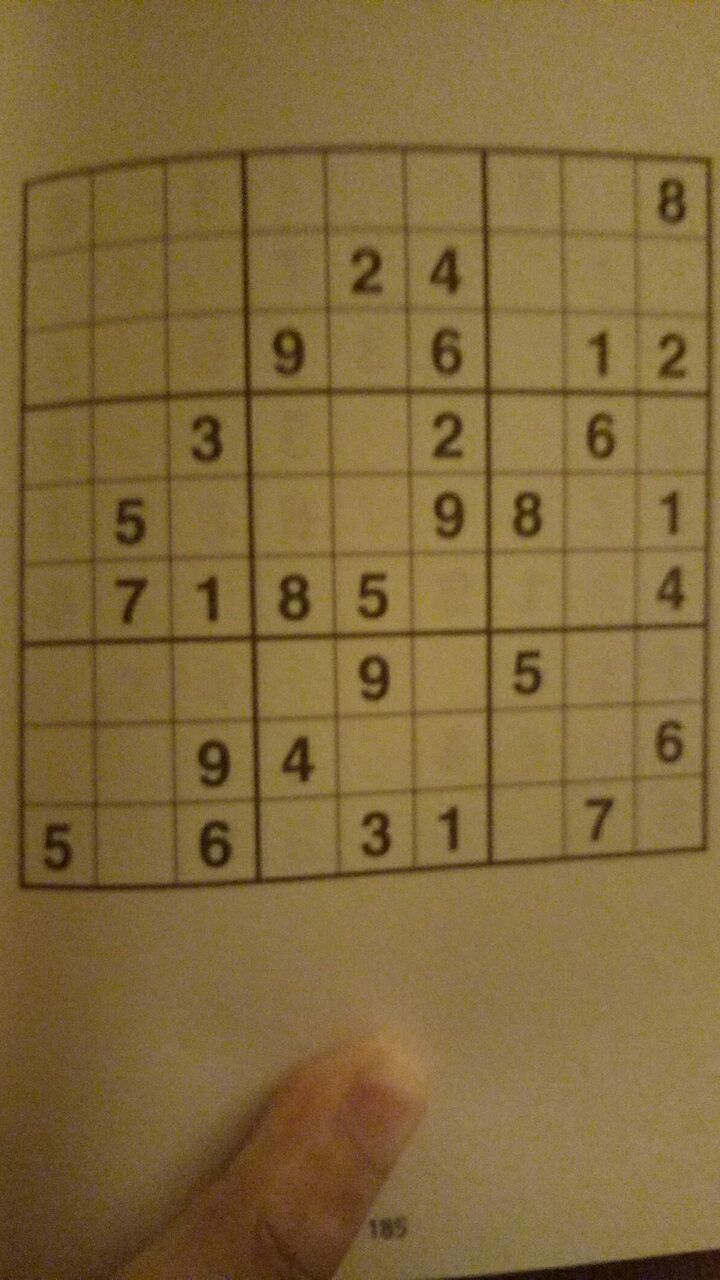
#> input picture puzzle.jpg, 720 x 1280 px
$ python vision.py   (older library calls are emulated)
#> lines starting #> are read from the running program, lines starting #| are printed output that depends on the picture; after the words box and inside, x2 and y2 are one past the last pixel; in counts of white or black regions, pixels touching at a corner belong together
### vision_utils.py
import cv2
import numpy as np
import matplotlib.pyplot as plt

def preprocess(image,  default=19, dilate=True):
    '''
    Darken grid and preliminary thresholding
    '''
    img = cv2.GaussianBlur(image,(5,5),0)
    thresh = cv2.adaptiveThreshold(img,255,cv2.ADAPTIVE_THRESH_MEAN_C, cv2.THRESH_BINARY_INV,default,2)
    kernel = cv2.getStructuringElement(cv2.MORPH_CROSS,(3,3))
    res = cv2.dilate(thresh, kernel) if dilate else thresh
    return res

def orderPoints(cnt):
    '''
    Rearrange 4 point contour in clockwise direction starting from top left
    '''
    cnt = cnt.reshape((4,2))
    rect = np.zeros((4,2), dtype='float32')
    s = cnt.sum(axis=1)
    rect[0] = cnt[np.argmin(s)] #Top-Left
    rect[2] = cnt[np.argmax(s)]
    diff = np.diff(cnt, axis=1)
    rect[1] = cnt[np.argmin(diff)] # Bottom-Left
    rect[3] = cnt[np.argmax(diff)]
    return rect

def four_point_transform(img, contour):
    '''
    Unwarp Puzzle and Enlarge Puzzle
    '''

    epsilon = 0.1*cv2.arcLength(contour,True)
    approx = cv2.approxPolyDP(contour,epsilon,True)

    (tl,tr,bl,br)= rect = orderPoints(approx)

    # c^2 = x^2 + y^2
    widthA = np.sqrt(((br[0] - bl[0]) ** 2) + ((br[1] - bl[1]) ** 2))
    widthB = np.sqrt(((tr[0] - tl[0]) ** 2) + ((tr[1] - tl[1]) ** 2))
    maxWidth = max(int(widthA), int(widthB))

    heightA = np.sqrt(((tr[0] - br[0]) ** 2) + ((tr[1] - br[1]) ** 2))
    heightB = np.sqrt(((tl[0] - bl[0]) ** 2) + ((tl[1] - bl[1]) ** 2))
    maxHeight = max(int(heightA), int(heightB))

    dst = np.array([[0, 0],[maxWidth - 1, 0],[maxWidth - 1, maxHeight - 1], [0, maxHeight - 1]], dtype = "float32")

    M = cv2.getPerspectiveTransform(rect, dst)
    warped = cv2.warpPerspective(img, M, (maxWidth, maxHeight))
    return warped


def centralize(output, centroid, label):
    img2 = np.zeros(output.shape)
    img2[output == label] = 255.0

    rows, cols = img2.shape
    target_center = (int(rows/2), int(cols/2))
    shift_x, shift_y = np.round(target_center - centroid).astype('float32')

    M = np.array([[1,0, shift_x], [0,1,shift_y]])

    dst = cv2.warpAffine(img2, M, (cols,rows))
    return dst


def largestnConnectedComponents(cell, n=4):
    nb_components, output, stats, centroids = cv2.connectedComponentsWithStats(cell, connectivity=4)
    sizes = stats[:, -1]
    indices = np.argsort(sizes)[::-1][:n]
    return output, indices, sizes[indices], centroids[indices]

def digitExists(cell, threshold=0.056):
    total_cell = cell.shape[0] * cell.shape[1]
    if np.count_nonzero(cell) / total_cell > threshold:
        return True
    else:
        return False

def extractdigits(cell_y,cell_x,grid, n=2, this=False):
    '''
    Returns a few images containing the largest components detected within the cell
    If None, returns empty list
    '''
    # x, y coordinates of the cell passed
    y_skips = int(np.floor(grid.shape[0] / 9))
    x_skips = int(np.floor(grid.shape[1] /9 ))

    y = y_skips * cell_y
    x = x_skips * cell_x

    cell = grid[y:y+y_skips, x:x+x_skips]


    # Check cell white percentage
    if not digitExists(cell):
        return []

    # Get the n largest connected Components
    output, indices, sizes, centroids = largestnConnectedComponents(cell, n)

    images = []
    centroids = centroids[1:]
    indices = indices[1:]
    for label, centroid in zip(indices, centroids):

        img = centralize(output, centroid, label)
        images.append(img)

    return images

def whitePct(img):
    return  np.count_nonzero(img) / (img.shape[0] * img.shape[1]) *100


def repetitiveThreshold(img, target_pct):
    '''
    Repeatedly tries different blocksize for adaptive thresholding until target pct is achieved
    '''
    thres = 55
    block = 5
    whites = whitePct(img)

    while whites > target_pct:

        threshed = cv2.adaptiveThreshold(img,255,cv2.ADAPTIVE_THRESH_GAUSSIAN_C, cv2.THRESH_BINARY_INV, thres,block)
        thres += 100
        #block += 5
        whites = whitePct(threshed)
    return threshed


def floodfillGrid(img, overlapped, coords, i):
    '''
    Floodfill ith index of coords array, if failed, try i+1 index. Purpose is to remove gridlines
    '''
    coord = coords[i]
    h, w = img.shape
    u_mask = np.zeros((h+2, w+2), np.uint8)
    if overlapped[coord[0]][coord[1]]!= 0:
        try:
            cv2.floodFill(img, u_mask, (coord[0],coord[1]), 0)
        except Exception as e:

            return

def repetitiveFloodfill(dilated, overlapped, coords, i):
    whites = whitePct(dilated)

    while whites > 10:
        floodfillGrid(dilated, overlapped, coords, i)
        i += 1
        whites = whitePct(dilated)

def aspectratio(cell, highest=0.98, lowest=0.45):
    '''
    Determine that the largest contour has aspect ratio within the given range
    '''
    cell = cell.astype('uint8')
    _, cnt, hiers = cv2.findContours(cell,cv2.RETR_TREE,cv2.CHAIN_APPROX_SIMPLE)
    cnt = sorted(cnt, key=cv2.contourArea, reverse=True)[0]
    x,y,w,h = cv2.boundingRect(cnt)

    return w/h < highest and w/h >lowest

def view(img, _size=(800,800)):
    view = cv2.resize(img, _size)
    cv2.imshow('Sudoku', view)
    cv2.waitKey()

### vision.py
import os

import numpy as np

import cv2
import tensorflow as tf
from vision_utils import (extractdigits, four_point_transform, preprocess,
                   repetitiveFloodfill, repetitiveThreshold, view, largestnConnectedComponents, centralize, aspectratio)


def puzzle2array(img):
    '''
    Return a 2D array with image array where there is number, and empty arr if none
    '''
    print('Begin extraction of digit image')
    puzzle = []
    for y in range(0,9):
        row =[]
        for x in range(0,9):
            digit = extractdigits(y, x, img)

            if len(digit) < 1:
                row.append([])
            else:
                print('Digit detected at cell %s %s'%(y,x))
                print (digit)
                print ('Aspect Ratio: %s'%(aspectratio(digit[0])))
                print ("")
                if aspectratio(digit[0]):
                    row.append(digit[0])
                else:
                    row.append([])
        puzzle.append(row)

    print('Complete Puzzle2Arr')
    return puzzle


def extractPuzzle(gray):
    '''
    Main Image processing function to achieve grayscale puzzle without gridlines
    '''

    if gray.ndim >= 3: gray = cv2.cvtColor(gray, cv2.COLOR_BGR2GRAY)

    print("Begin ExtractPuzzle")

    # Begin Preprocess
    close = preprocess(gray, 19)

    '''Isolate the puzzle'''
    mask = np.zeros_like(close)

    _, contour,hier = cv2.findContours(close,cv2.RETR_TREE,cv2.CHAIN_APPROX_SIMPLE)

    # Largest contour
    best_cnt = sorted(contour, key=cv2.contourArea, reverse=True)[0]
    print('Largest Contour FOUND')

    cv2.drawContours(mask,[best_cnt],0,255,-1)
    cv2.drawContours(mask,[best_cnt],0,0,2)

    # Isolate the puzzle to a black background
    res = cv2.bitwise_and(gray,mask)

    # Enlarge Puzzle to fit entire image
    warped = four_point_transform(res, best_cnt)
    print('Unwarping DONE!')

    # Find the sweet spot for thresholding
    new = repetitiveThreshold(warped, 15)
    print('Thresholding DONE!')
    view(new, (400,400))
    # Dilate to enlarge the grids (Easier detection and removal)
    kernel = cv2.getStructuringElement(cv2.MORPH_CROSS,(3,3))
    dilated = cv2.dilate(new, kernel)

    # Find all vertical and horizontal lines
    dst = cv2.Canny(dilated, 50, 150, None, 3)
    mask = np.zeros_like(dst)
    lines = cv2.HoughLinesP(dst, 1, np.pi/180, 100, minLineLength=100, maxLineGap=80)
    a,b,c = lines.shape
    for i in range(a):
        cv2.line(mask, (lines[i][0][0], lines[i][0][1]), (lines[i][0][2], lines[i][0][3]), 255, 3, cv2.LINE_AA)

    overlapped = cv2.bitwise_and(mask, dilated)

    # Perform floodfill on to cover where those lines are
    coords = np.argwhere(overlapped!=0)
    repetitiveFloodfill(dilated, overlapped, coords, 0)
    print('Floodfill DONE!')

    # Slice image in case borders are not properly removed
    dilated = dilated[5:-5, 5:-5]
    resized = cv2.resize(dilated, (1800,1800))

    print('Complete Puzzle Extraction')
    return resized


if __name__ == '__main__':

    photo = cv2.imread('puzzle.jpg', 0)
#> photo: shape (1280, 720); min 6, max 148, mean 108.2

    photo = extractPuzzle(photo)
#> in preprocess, `thresh = cv2.adaptiveThreshold(img,255,cv2.ADAPTIVE_THRESH_MEAN_C, cv2..`:
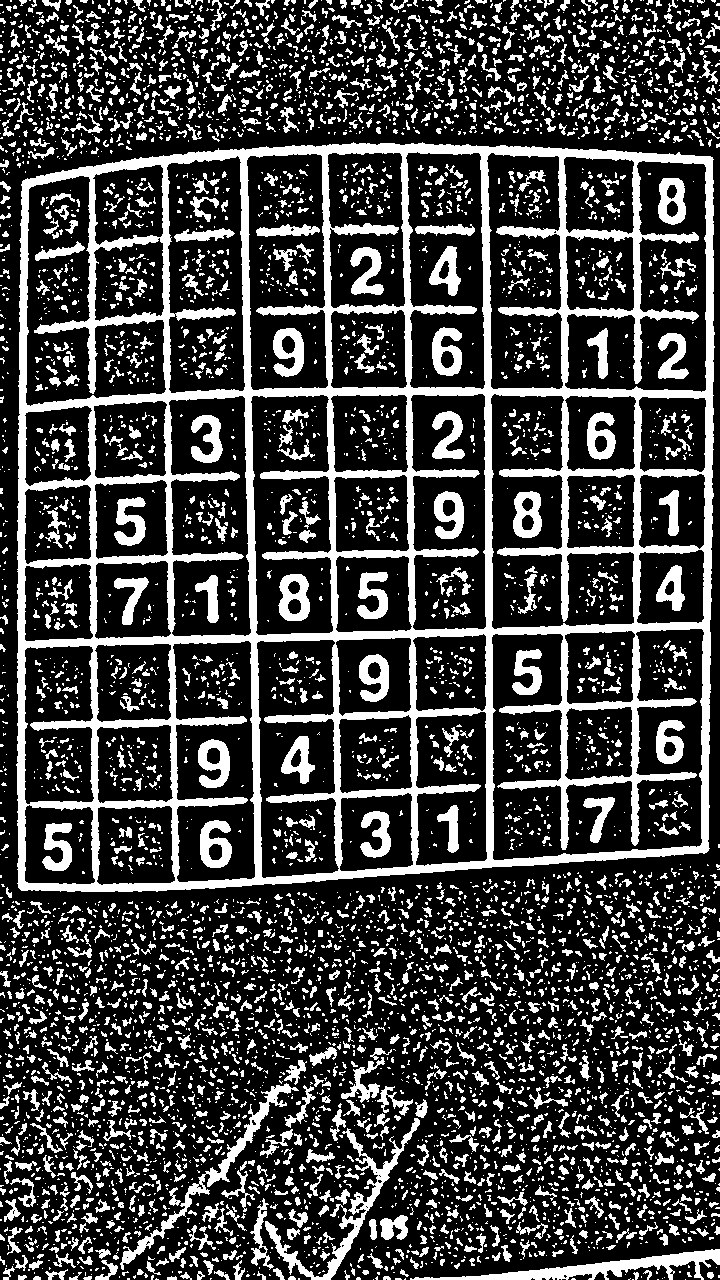
#> thresh: shape (1280, 720); 25.6% white; 5957 white regions (4207 under 20 px), largest, box (x1, y1, x2, y2) and area: (16, 142, 715, 892) 95019, (410, 1249, 720, 1280) 2877, (265, 1118, 420, 1280) 2773
#> in preprocess, `res = cv2.dilate(thresh, kernel) if dilate else thresh`: res: shape (1280, 720); 39.9% white; 3123 white regions (1260 under 20 px)
#> in extractPuzzle, `_, contour,hier = cv2.findContours(close,cv2.RETR_TREE,cv2.CHAIN_APPRO..`: contour = 4166 contours, 2519 with area under 20; largest, box (x1, y1, x2, y2) and area: (15, 141, 716, 893) 503564, (251, 395, 333, 635) 16302, (257, 640, 339, 878) 15886, (247, 154, 328, 390) 15850, (406, 152, 485, 389) 15482
#> in extractPuzzle, `best_cnt = sorted(contour, key=cv2.contourArea, reverse=True)[0]`: best_cnt = contour of 856 points, box (x1, y1, x2, y2) (15, 141, 716, 893), area 503564
#> in extractPuzzle, `cv2.drawContours(mask,[best_cnt],0,255,-1)`: mask: shape (1280, 720); 54.8% white; 1 black region, box (x1, y1, x2, y2) and area: (0, 0, 720, 1280) 416643
#> in extractPuzzle, `cv2.drawContours(mask,[best_cnt],0,0,2)`: mask: shape (1280, 720); 54.1% white; 1 black region, box (x1, y1, x2, y2) and area: (0, 0, 720, 1280) 422653
#> in extractPuzzle, `res = cv2.bitwise_and(gray,mask)`:
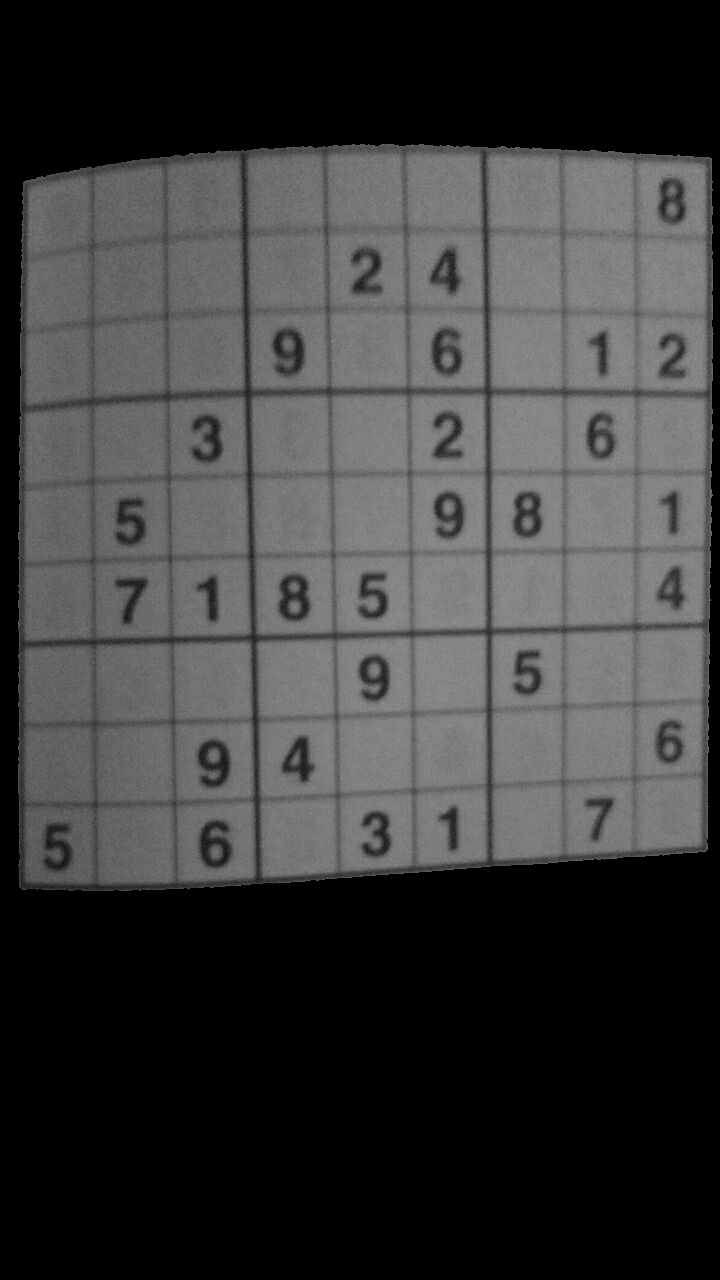
#> res: shape (1280, 720); min 0, max 148, mean 59.4
#> in four_point_transform, `epsilon = 0.1*cv2.arcLength(contour,True)`: epsilon = 298.1
#> in four_point_transform, `approx = cv2.approxPolyDP(contour,epsilon,True)`: approx = [[712, 156], [21, 181], [21, 891], [709, 850]]
#> in orderPoints, `s = cnt.sum(axis=1)`: s = [868, 202, 912, 1559]
#> in orderPoints, `diff = np.diff(cnt, axis=1)`: diff = [-556, 160, 870, 141]
#> in four_point_transform, `(tl,tr,bl,br)= rect = orderPoints(approx)`: tl = [21, 181]; tr = [712, 156]; bl = [709, 850]; br = [21, 891]; rect = [[21, 181], [712, 156], [709, 850], [21, 891]]
#> in four_point_transform, `widthA = np.sqrt(((br[0] - bl[0]) ** 2) + ((br[1] - bl[1]) ** 2))`: widthA = 689.2
#> in four_point_transform, `widthB = np.sqrt(((tr[0] - tl[0]) ** 2) + ((tr[1] - tl[1]) ** 2))`: widthB = 691.5
#> in four_point_transform, `maxWidth = max(int(widthA), int(widthB))`: maxWidth = 691
#> in four_point_transform, `heightA = np.sqrt(((tr[0] - br[0]) ** 2) + ((tr[1] - br[1]) ** 2))`: heightA = 1008.8
#> in four_point_transform, `heightB = np.sqrt(((tl[0] - bl[0]) ** 2) + ((tl[1] - bl[1]) ** 2))`: heightB = 959.6
#> in four_point_transform, `maxHeight = max(int(heightA), int(heightB))`: maxHeight = 1008
#> in four_point_transform, `dst = np.array([[0, 0],[maxWidth - 1, 0],[maxWidth - 1, maxHeight - 1]..`: dst = [[0, 0], [690, 0], [690, 1007], [0, 1007]]
#> in four_point_transform, `M = cv2.getPerspectiveTransform(rect, dst)`: M = [[0.974, 4.07e-18, -20.45], [0.051, 1.41, -256.2], [-3.31e-05, -6.25e-06, 1]]
#> in four_point_transform, `warped = cv2.warpPerspective(img, M, (maxWidth, maxHeight))`:
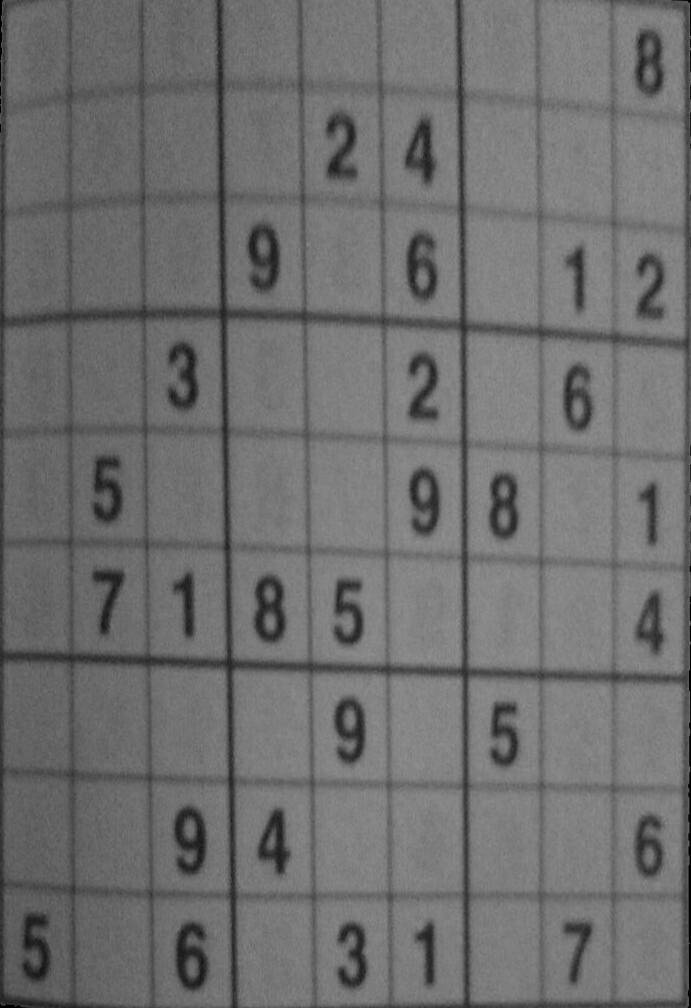
#> warped: shape (1008, 691); min 0, max 146, mean 110.5
#> in repetitiveThreshold, `whites = whitePct(img)`: whites = 99.9
#> the loop in repetitiveThreshold, `while whites > target_pct: ` made 10 passes
#> (thres, whites) on passes 1 to 10: (155, 19.94), (255, 21.31), (355, 20.74), (455, 19.8), (555, 18.86), (655, 17.88), (755, 16.95), (855, 16.01), (955, 15.12), (1055, 14.26)
#> after the loop in repetitiveThreshold, `while whites > target_pct:`:
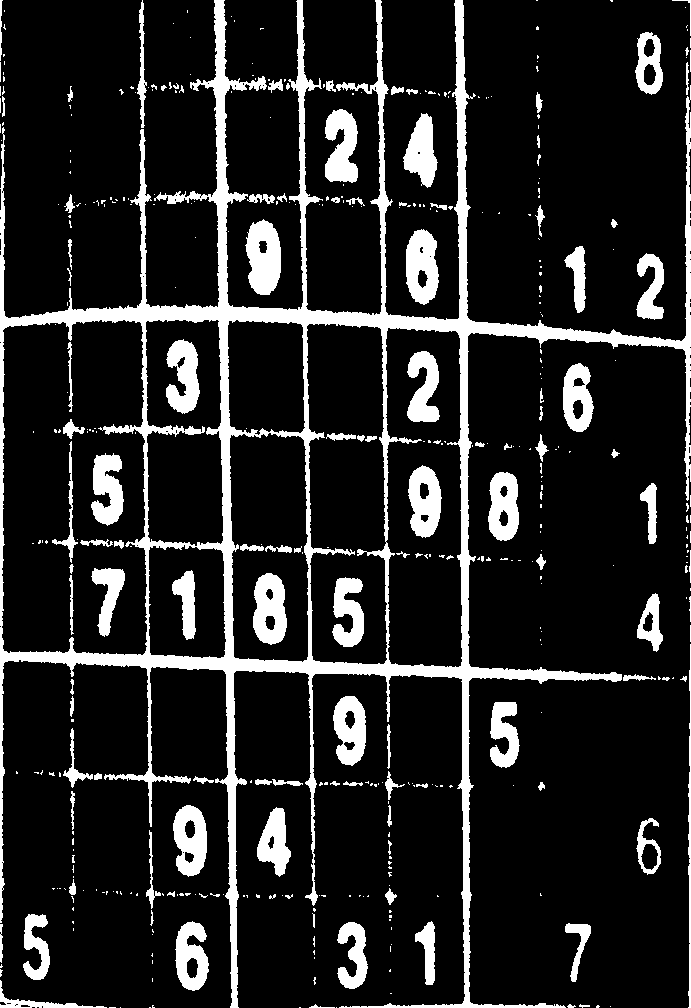
#> threshed: shape (1008, 691); 14.3% white; 430 white regions (315 under 20 px), largest, box (x1, y1, x2, y2) and area: (0, 0, 691, 1008) 51892, (245, 219, 281, 295) 2025, (406, 229, 439, 305) 1844
#> after the loop in repetitiveThreshold, `while whites > target_pct:`: thres = 1055
#> in extractPuzzle, `dilated = cv2.dilate(new, kernel)`: dilated: shape (1008, 691); 18.3% white; 201 white regions (96 under 20 px), largest, box (x1, y1, x2, y2) and area: (0, 0, 691, 1008) 74785, (244, 218, 282, 296) 2241, (405, 228, 440, 306) 2073
#> in extractPuzzle, `dst = cv2.Canny(dilated, 50, 150, None, 3)`: dst: shape (1008, 691); 4.2% white in thin lines or dots
#> in extractPuzzle, `lines = cv2.HoughLinesP(dst, 1, np.pi/180, 100, minLineLength=100, max..`: lines = 77 rows, first 6: [212, 0, 230, 1003], [295, 0, 312, 1004], [4, 890, 4, 9], [3, 1004, 3, 388], [375, 21, 385, 605], [684, 573, 684, 1]
#> in extractPuzzle, `coords = np.argwhere(overlapped!=0)`: coords = 63360 pairs, first value 0 to 1007, second value 0 to 690
#> in repetitiveFloodfill, `whites = whitePct(dilated)`: whites = 18.3
#> the loop in repetitiveFloodfill, `while whites > 10:` made 1 pass
#> (coord in floodfillGrid, h in floodfillGrid, w in floodfillGrid, i, whites) on pass 1: ([0, 213], 1008, 691, 1, 7.59)
#> after the loop in repetitiveFloodfill, `while whites > 10:`:
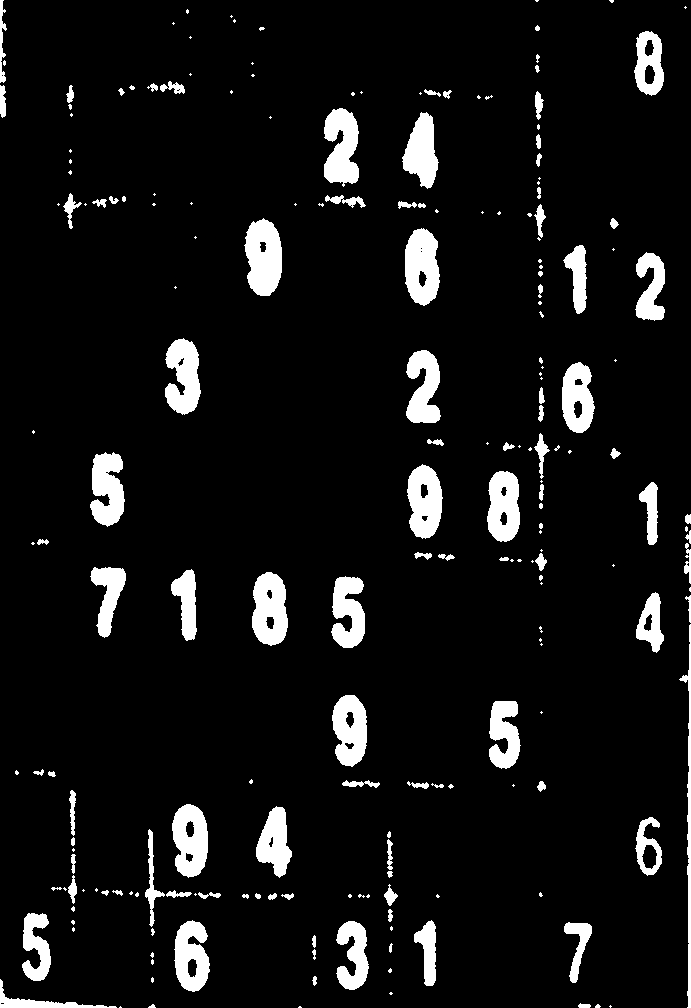
#> dilated: shape (1008, 691); 7.6% white; 211 white regions (104 under 20 px), largest, box (x1, y1, x2, y2) and area: (244, 218, 282, 296) 2241, (405, 228, 440, 306) 2073, (252, 572, 288, 646) 2030
#> after the loop in repetitiveFloodfill, `while whites > 10:`: i = 1
#> in extractPuzzle, `dilated = dilated[5:-5, 5:-5]`: dilated: shape (998, 681); 7.4% white; 213 white regions (114 under 20 px), largest, box (x1, y1, x2, y2) and area: (239, 213, 277, 291) 2241, (400, 223, 435, 301) 2073, (247, 567, 283, 641) 2030
    puzzle2array(photo)
#> the loop in puzzle2array, `for y in range(0,9):` made 9 passes
    photo = cv2.resize(photo, (250,400))
#> photo: shape (400, 250)
    view(photo, (400,400))
#> call 2 of view, with _size = (400, 400)
#> in view (call 2), `view = cv2.resize(img, _size)`:
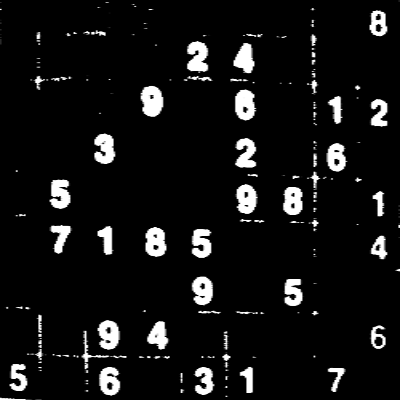
#> view: shape (400, 400); min 0, max 255, mean 18.9
    # cv2.imwrite('./displayimages/thresholdpuzzle.jpg', photo)
